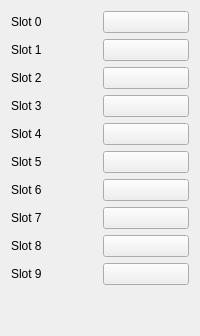
                 <widget class="QWidget" name="currentSaveStateTab">
                  <attribute name="title">
                   <string>Current Save State</string>
                  </attribute>
                  <layout class="QVBoxLayout" name="verticalLayout_12">
                   <item>
                    <layout class="QHBoxLayout" name="horizontalLayout_95">
                     <item>
                      <widget class="QLabel" name="label_92">
                       <property name="text">
                        <string>Slot 0</string>
                       </property>
                      </widget>
                     </item>
                     <item>
                      <widget class="KeybindButton" name="saveState0KeyButton">
                       <property name="text">
                        <string/>
                       </property>
                      </widget>
                     </item>
                    </layout>
                   </item>
                   <item>
                    <layout class="QHBoxLayout" name="horizontalLayout_96">
                     <item>
                      <widget class="QLabel" name="label_93">
                       <property name="text">
                        <string>Slot 1</string>
                       </property>
                      </widget>
                     </item>
                     <item>
                      <widget class="KeybindButton" name="saveState1KeyButton">
                       <property name="text">
                        <string/>
                       </property>
                      </widget>
                     </item>
                    </layout>
                   </item>
                   <item>
                    <layout class="QHBoxLayout" name="horizontalLayout_97">
                     <item>
                      <widget class="QLabel" name="label_94">
                       <property name="text">
                        <string>Slot 2</string>
                       </property>
                      </widget>
                     </item>
                     <item>
                      <widget class="KeybindButton" name="saveState2KeyButton">
                       <property name="text">
                        <string/>
                       </property>
                      </widget>
                     </item>
                    </layout>
                   </item>
                   <item>
                    <layout class="QHBoxLayout" name="horizontalLayout_98">
                     <item>
                      <widget class="QLabel" name="label_95">
                       <property name="text">
                        <string>Slot 3</string>
                       </property>
                      </widget>
                     </item>
                     <item>
                      <widget class="KeybindButton" name="saveState3KeyButton">
                       <property name="text">
                        <string/>
                       </property>
                      </widget>
                     </item>
                    </layout>
                   </item>
                   <item>
                    <layout class="QHBoxLayout" name="horizontalLayout_99">
                     <item>
                      <widget class="QLabel" name="label_96">
                       <property name="text">
                        <string>Slot 4</string>
                       </property>
                      </widget>
                     </item>
                     <item>
                      <widget class="KeybindButton" name="saveState4KeyButton">
                       <property name="text">
                        <string/>
                       </property>
                      </widget>
                     </item>
                    </layout>
                   </item>
                   <item>
                    <layout class="QHBoxLayout" name="horizontalLayout_100">
                     <item>
                      <widget class="QLabel" name="label_97">
                       <property name="text">
                        <string>Slot 5</string>
                       </property>
                      </widget>
                     </item>
                     <item>
                      <widget class="KeybindButton" name="saveState5KeyButton">
                       <property name="text">
                        <string/>
                       </property>
                      </widget>
                     </item>
                    </layout>
                   </item>
                   <item>
                    <layout class="QHBoxLayout" name="horizontalLayout_101">
                     <item>
                      <widget class="QLabel" name="label_98">
                       <property name="text">
                        <string>Slot 6</string>
                       </property>
                      </widget>
                     </item>
                     <item>
                      <widget class="KeybindButton" name="saveState6KeyButton">
                       <property name="text">
                        <string/>
                       </property>
                      </widget>
                     </item>
                    </layout>
                   </item>
                   <item>
                    <layout class="QHBoxLayout" name="horizontalLayout_102">
                     <item>
                      <widget class="QLabel" name="label_99">
                       <property name="text">
                        <string>Slot 7</string>
                       </property>
                      </widget>
                     </item>
                     <item>
                      <widget class="KeybindButton" name="saveState7KeyButton">
                       <property name="text">
                        <string/>
                       </property>
                      </widget>
                     </item>
                    </layout>
                   </item>
                   <item>
                    <layout class="QHBoxLayout" name="horizontalLayout_104">
                     <item>
                      <widget class="QLabel" name="label_101">
                       <property name="text">
                        <string>Slot 8</string>
                       </property>
                      </widget>
                     </item>
                     <item>
                      <widget class="KeybindButton" name="saveState8KeyButton">
                       <property name="text">
                        <string/>
                       </property>
                      </widget>
                     </item>
                    </layout>
                   </item>
                   <item>
                    <layout class="QHBoxLayout" name="horizontalLayout_103">
                     <item>
                      <widget class="QLabel" name="label_100">
                       <property name="text">
                        <string>Slot 9</string>
                       </property>
                      </widget>
                     </item>
                     <item>
                      <widget class="KeybindButton" name="saveState9KeyButton">
                       <property name="text">
                        <string/>
                       </property>
                      </widget>
                     </item>
                    </layout>
                   </item>
                   <item>
                    <spacer name="verticalSpacer_13">
                     <property name="orientation">
                      <enum>Qt::Orientation::Vertical</enum>
                     </property>
                     <property name="sizeHint" stdset="0">
                      <size>
                       <width>20</width>
                       <height>40</height>
                      </size>
                     </property>
                    </spacer>
                   </item>
                  </layout>
                 </widget>
